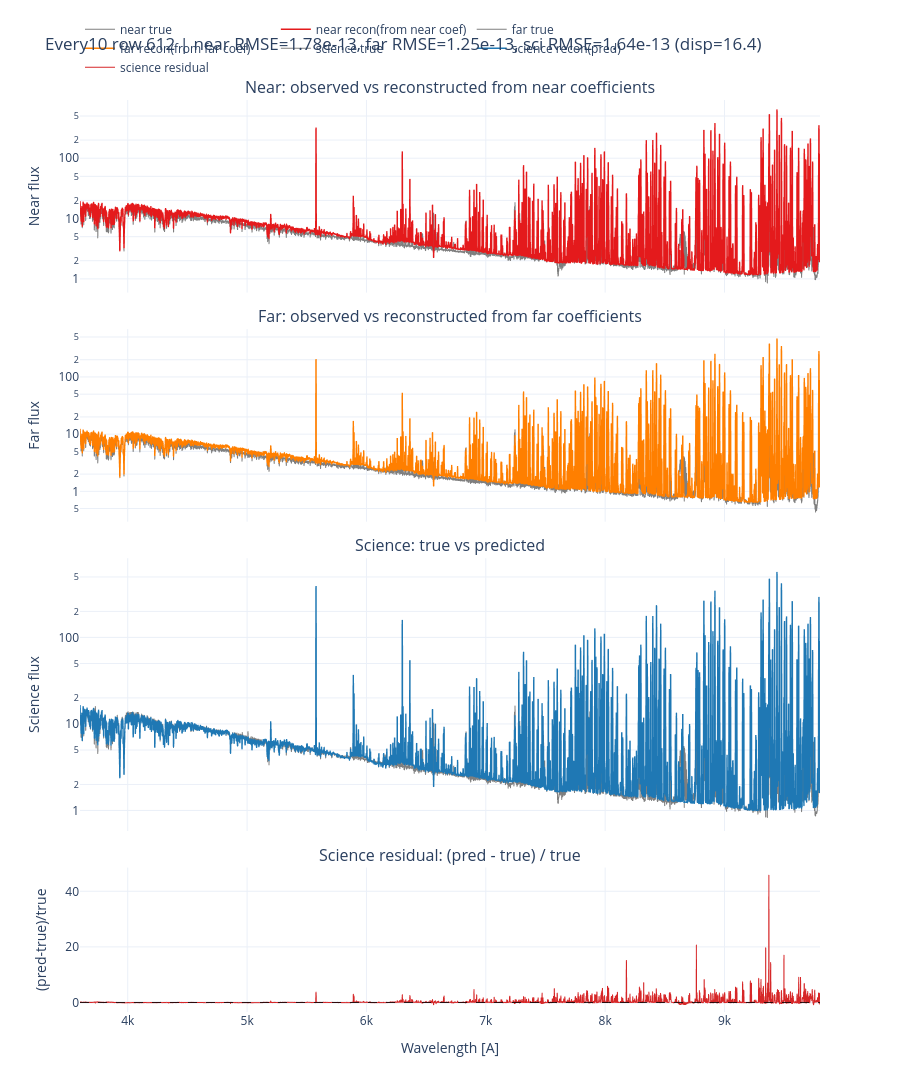
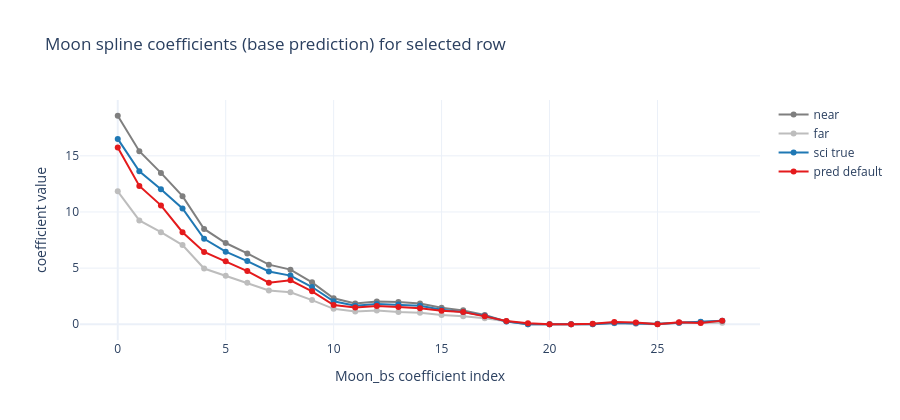

These figures' notebook cell, in order:
### Markdown cell above
## Copied Full-Spectrum Verification
The following verification cell is copied from the existing notebook and reconstructs a selected science row from predicted coefficients.

### Code cell
# Full-spectrum reconstruction test for a single requested row using default coefficients
import plotly.graph_objects as go

EVERY10_INPUT = "lvmsframe_median_stack_1.2.1_every10.fits"
EVERY10_NEAR = "lvmsframe_median_stack_1.2.1_every10_decomp_sky1.fits"
EVERY10_FAR = "lvmsframe_median_stack_1.2.1_every10_decomp_sky2.fits"
EVERY10_SCI = "lvmsframe_median_stack_1.2.1_every10_decomp_sci.fits"

# Set the row to reconstruct and inspect.
REQUESTED_ROW = 612

required = [
    "mlp_artifacts",
    "predict_sci_coefficients_default",
    "context_cols",
    "build_triplet_coef_dataset",
    "reconstruct_component_spectra",
    "_infer_base_dir_for_reconstruction",
    "_moon_bs_indices_from_names",
    "_row_spline_roughness",
]
missing = [k for k in required if k not in globals()]
if missing:
    raise RuntimeError("Run the training + residual-correction cells first. Missing: " + ", ".join(missing))

# 1) Load coefficients/context from every10 decomposition products.
e10_triplet = build_triplet_coef_dataset(
    input_fits_path=EVERY10_INPUT,
    sky_near_decomp_fits_path=EVERY10_NEAR,
    sky_far_decomp_fits_path=EVERY10_FAR,
    sci_decomp_fits_path=EVERY10_SCI,
    context_columns=context_cols,
    return_chi2=False,
)
n_e10 = int(e10_triplet["n_rows"])
row_index_e10 = np.asarray(e10_triplet["row_index"], dtype=np.int64)
coef_names_e10 = [str(n) for n in e10_triplet["coef_names"]]
moon_idx = _moon_bs_indices_from_names(coef_names_e10)

if moon_idx.size < 3:
    raise RuntimeError("Expected at least 3 Moon_bs coefficients for spline diagnostics")

# 2) Load observed spectra, wavelength grid, and LSF from every10 input.
with fits.open(EVERY10_INPUT) as hdul:
    for ext in ("FLUX_SKY_NEAR", "FLUX_SKY_FAR", "FLUX_SCI", "WAVE", "LSF_SCI"):
        if ext not in hdul:
            raise KeyError(f"Missing extension {ext} in {EVERY10_INPUT}")

    wave_arr = np.asarray(hdul["WAVE"].data, dtype=np.float64)
    flux_near_all = np.asarray(hdul["FLUX_SKY_NEAR"].data, dtype=np.float64)
    flux_far_all = np.asarray(hdul["FLUX_SKY_FAR"].data, dtype=np.float64)
    flux_sci_true_all = np.asarray(hdul["FLUX_SCI"].data, dtype=np.float64)
    lsf_sci_arr = np.asarray(hdul["LSF_SCI"].data, dtype=np.float64)

n_spec, n_wave = flux_sci_true_all.shape
if row_index_e10.size != n_e10:
    raise ValueError(f"Triplet row_index length mismatch: {row_index_e10.size} vs n_rows={n_e10}")
if np.any(row_index_e10 < 0) or np.any(row_index_e10 >= n_spec):
    raise ValueError(
        f"Triplet row_index contains values outside [0, {n_spec - 1}] for {EVERY10_INPUT}"
    )

idx_row = int(REQUESTED_ROW)
triplet_pos = np.flatnonzero(row_index_e10 == idx_row)
if triplet_pos.size == 0:
    raise IndexError(
        f"REQUESTED_ROW={idx_row} is not available in aligned triplet rows. "
        f"Choose one of e10_triplet['row_index'] (size={row_index_e10.size})."
    )
triplet_pos = int(triplet_pos[0])

# Normalize WAVE/LSF arrays to per-row vectors, then select requested row.
wave_row = wave_arr if wave_arr.ndim == 1 else wave_arr[idx_row]
lsf_row = lsf_sci_arr if lsf_sci_arr.ndim == 1 else lsf_sci_arr[idx_row]

flux_near_row = flux_near_all[idx_row]
flux_far_row = flux_far_all[idx_row]
flux_sci_true_row = flux_sci_true_all[idx_row]

# 3) Predict SCI coefficients for the requested row using global default path.
coef_pred_row_batch = predict_sci_coefficients_default(
    mlp_artifacts,
    coef_near_phys=e10_triplet["coef_near"][triplet_pos: triplet_pos + 1],
    coef_far_phys=e10_triplet["coef_far"][triplet_pos: triplet_pos + 1],
    ctx_near_phys=e10_triplet["ctx_near"][triplet_pos: triplet_pos + 1],
    ctx_far_phys=e10_triplet["ctx_far"][triplet_pos: triplet_pos + 1],
    ctx_sci_phys=e10_triplet["ctx_sci"][triplet_pos: triplet_pos + 1],
)
coef_pred_row = np.asarray(coef_pred_row_batch[0], dtype=np.float64)

# 3b) Moon_bs coefficient diagnostics (global prior already applied).
coef_near_row = np.asarray(e10_triplet["coef_near"][triplet_pos], dtype=np.float64)
coef_far_row = np.asarray(e10_triplet["coef_far"][triplet_pos], dtype=np.float64)
coef_sci_row = np.asarray(e10_triplet["coef_sci"][triplet_pos], dtype=np.float64)
moon_pred = coef_pred_row[moon_idx]
moon_near = coef_near_row[moon_idx]
moon_far = coef_far_row[moon_idx]
moon_true = coef_sci_row[moon_idx]

# 4) Reconstruct this row for SCI prediction and near/far self-consistency checks.
base_dir_guess = _infer_base_dir_for_reconstruction()
comps_sci = reconstruct_component_spectra(
    wave=wave_row,
    coef=coef_pred_row,
    lsf_sigma=lsf_row / 2.35,
    n_spline_knots=25,
    base_dir=base_dir_guess,
)
comps_near_from_near = reconstruct_component_spectra(
    wave=wave_row,
    coef=coef_near_row,
    lsf_sigma=lsf_row / 2.35,
    n_spline_knots=25,
    base_dir=base_dir_guess,
)
comps_far_from_far = reconstruct_component_spectra(
    wave=wave_row,
    coef=coef_far_row,
    lsf_sigma=lsf_row / 2.35,
    n_spline_knots=25,
    base_dir=base_dir_guess,
)

flux_sci_pred_row = np.asarray(comps_sci["total"], dtype=np.float64) / FACTOR
flux_near_recon_row = np.asarray(comps_near_from_near["total"], dtype=np.float64) / FACTOR
flux_far_recon_row = np.asarray(comps_far_from_far["total"], dtype=np.float64) / FACTOR

# 5) Single-row metrics.
resid_row = flux_sci_pred_row - flux_sci_true_row
rmse_row = float(np.sqrt(np.mean(resid_row ** 2)))
rmse_row_display = float(rmse_row * FACTOR)
mae_row = float(np.mean(np.abs(resid_row)))
rel_resid_row = resid_row / np.where(flux_sci_true_row != 0, flux_sci_true_row, np.nan)

rmse_near_recon = float(np.sqrt(np.mean((flux_near_recon_row - flux_near_row) ** 2)))
rmse_far_recon = float(np.sqrt(np.mean((flux_far_recon_row - flux_far_row) ** 2)))

print("Single-row reconstruction summary (every10, default coefficients)")
print(f"  row index (input file) = {idx_row}")
print(f"  row index (triplet pos) = {triplet_pos}")
print(f"  n_wave     = {n_wave}")
print("  predictor  = deep group-head MLP")
print(
    "  Moon_bs roughness: "
    f"pred={_row_spline_roughness(moon_pred):.4g}, "
    f"near={_row_spline_roughness(moon_near):.4g}, "
    f"far={_row_spline_roughness(moon_far):.4g}, "
    f"sci_true={_row_spline_roughness(moon_true):.4g}"
)
print(f"  near self-recon RMSE = {rmse_near_recon:.6g}")
print(f"  far self-recon RMSE  = {rmse_far_recon:.6g}")
print(f"  sci row RMSE         = {rmse_row:.6g}")
print(f"  sci row RMSE (x{FACTOR:.3g} display units) = {rmse_row_display:.6g}")
print(f"  sci row MAE          = {mae_row:.6g}")

# 6) Four-panel diagnostic plot:
#    row1: near observed vs reconstruction from near coefficients
#    row2: far observed vs reconstruction from far coefficients
#    row3: science true vs science prediction
#    row4: science relative residual
fig = make_subplots(
    rows=4,
    cols=1,
    shared_xaxes=True,
    vertical_spacing=0.04,
    subplot_titles=(
        "Near: observed vs reconstructed from near coefficients",
        "Far: observed vs reconstructed from far coefficients",
        "Science: true vs predicted",
        "Science residual: (pred - true) / true",
    ),
    row_heights=[0.24, 0.24, 0.34, 0.18],
)

fig.add_trace(
    go.Scattergl(
        x=wave_row,
        y=flux_near_row * FACTOR,
        mode="lines",
        name="near true",
        line=dict(color="#7f7f7f", width=1.0),
    ),
    row=1,
    col=1,
)
fig.add_trace(
    go.Scattergl(
        x=wave_row,
        y=flux_near_recon_row * FACTOR,
        mode="lines",
        name="near recon(from near coef)",
        line=dict(color="#e41a1c", width=1.4),
    ),
    row=1,
    col=1,
)

fig.add_trace(
    go.Scattergl(
        x=wave_row,
        y=flux_far_row * FACTOR,
        mode="lines",
        name="far true",
        line=dict(color="#7f7f7f", width=1.0),
    ),
    row=2,
    col=1,
)
fig.add_trace(
    go.Scattergl(
        x=wave_row,
        y=flux_far_recon_row * FACTOR,
        mode="lines",
        name="far recon(from far coef)",
        line=dict(color="#ff7f00", width=1.4),
    ),
    row=2,
    col=1,
)

fig.add_trace(
    go.Scattergl(
        x=wave_row,
        y=flux_sci_true_row * FACTOR,
        mode="lines",
        name="science true",
        line=dict(color="#7f7f7f", width=1.0),
    ),
    row=3,
    col=1,
)
fig.add_trace(
    go.Scattergl(
        x=wave_row,
        y=flux_sci_pred_row * FACTOR,
        mode="lines",
        name="science recon(pred)",
        line=dict(color="#1f78b4", width=1.4),
    ),
    row=3,
    col=1,
)

fig.add_trace(
    go.Scattergl(
        x=wave_row,
        y=rel_resid_row,
        mode="lines",
        name="science residual",
        line=dict(color="#d62728", width=1.0),
    ),
    row=4,
    col=1,
)
fig.add_hline(y=0, line=dict(color="black", width=0.8, dash="dash"), row=4, col=1)

fig.update_yaxes(type="log", title_text="Near flux", row=1, col=1)
fig.update_yaxes(type="log", title_text="Far flux", row=2, col=1)
fig.update_yaxes(type="log", title_text="Science flux", row=3, col=1)
fig.update_yaxes(type="linear", title_text="(pred-true)/true", row=4, col=1)
fig.update_xaxes(title_text="Wavelength [A]", row=4, col=1)

fig.update_layout(
    template="plotly_white",
    title=(
        f"Every10 row {idx_row} | near RMSE={rmse_near_recon:.3g}, "
        f"far RMSE={rmse_far_recon:.3g}, sci RMSE={rmse_row:.3g} (disp={rmse_row_display:.3g})"
    ),
    height=1160,
    legend=dict(orientation="h", yanchor="bottom", y=1.02, xanchor="left", x=0.0),
)
fig.show()

# 7) Moon spline coefficient diagnostic figure (global-prior result).
moon_axis = np.arange(moon_idx.size)
fig_moon = go.Figure()
fig_moon.add_trace(
    go.Scatter(
        x=moon_axis,
        y=moon_near,
        mode="lines+markers",
        name="near",
        line=dict(color="#7f7f7f"),
    )
)
fig_moon.add_trace(
    go.Scatter(
        x=moon_axis,
        y=moon_far,
        mode="lines+markers",
        name="far",
        line=dict(color="#bdbdbd"),
    )
)
fig_moon.add_trace(
    go.Scatter(
        x=moon_axis,
        y=moon_true,
        mode="lines+markers",
        name="sci true",
        line=dict(color="#1f78b4"),
    )
)
fig_moon.add_trace(
    go.Scatter(
        x=moon_axis,
        y=moon_pred,
        mode="lines+markers",
        name="pred default",
        line=dict(color="#e41a1c"),
    )
)
fig_moon.update_layout(
    template="plotly_white",
    title="Moon spline coefficients (base prediction) for selected row",
    xaxis_title="Moon_bs coefficient index",
    yaxis_title="coefficient value",
    height=420,
)
fig_moon.show()

### Figure 1 — Plotly figure (JSON) as saved in the notebook; plotly's stock layout.template omitted (floating-point values rounded to 4 significant figures; data arrays with more than 128 entries replaced by an {"elided": "..."} marker saying what was removed)
{"data": [{"line": {"color": "#7f7f7f", "width": 1}, "mode": "lines", "name": "near true", "type": "scattergl", "x": {"elided": "12401 float values"}, "xaxis": "x", "y": {"elided": "12401 float values"}, "yaxis": "y"}, {"line": {"color": "#e41a1c", "width": 1.4}, "mode": "lines", "name": "near recon(from near coef)", "type": "scattergl", "x": {"elided": "12401 float values"}, "xaxis": "x", "y": {"elided": "12401 float values"}, "yaxis": "y"}, {"line": {"color": "#7f7f7f", "width": 1}, "mode": "lines", "name": "far true", "type": "scattergl", "x": {"elided": "12401 float values"}, "xaxis": "x2", "y": {"elided": "12401 float values"}, "yaxis": "y2"}, {"line": {"color": "#ff7f00", "width": 1.4}, "mode": "lines", "name": "far recon(from far coef)", "type": "scattergl", "x": {"elided": "12401 float values"}, "xaxis": "x2", "y": {"elided": "12401 float values"}, "yaxis": "y2"}, {"line": {"color": "#7f7f7f", "width": 1}, "mode": "lines", "name": "science true", "type": "scattergl", "x": {"elided": "12401 float values"}, "xaxis": "x3", "y": {"elided": "12401 float values"}, "yaxis": "y3"}, {"line": {"color": "#1f78b4", "width": 1.4}, "mode": "lines", "name": "science recon(pred)", "type": "scattergl", "x": {"elided": "12401 float values"}, "xaxis": "x3", "y": {"elided": "12401 float values"}, "yaxis": "y3"}, {"line": {"color": "#d62728", "width": 1}, "mode": "lines", "name": "science residual", "type": "scattergl", "x": {"elided": "12401 float values"}, "xaxis": "x4", "y": {"elided": "12401 float values"}, "yaxis": "y4"}], "layout": {"annotations": [{"font": {"size": 16}, "showarrow": false, "text": "Near: observed vs reconstructed from near coefficients", "x": 0.5, "xanchor": "center", "xref": "paper", "y": 1, "yanchor": "bottom", "yref": "paper"}, {"font": {"size": 16}, "showarrow": false, "text": "Far: observed vs reconstructed from far coefficients", "x": 0.5, "xanchor": "center", "xref": "paper", "y": 0.7488, "yanchor": "bottom", "yref": "paper"}, {"font": {"size": 16}, "showarrow": false, "text": "Science: true vs predicted", "x": 0.5, "xanchor": "center", "xref": "paper", "y": 0.4976, "yanchor": "bottom", "yref": "paper"}, {"font": {"size": 16}, "showarrow": false, "text": "Science residual: (pred - true) / true", "x": 0.5, "xanchor": "center", "xref": "paper", "y": 0.1584, "yanchor": "bottom", "yref": "paper"}], "height": 1160, "legend": {"orientation": "h", "x": 0, "xanchor": "left", "y": 1.02, "yanchor": "bottom"}, "shapes": [{"line": {"color": "black", "dash": "dash", "width": 0.8}, "type": "line", "x0": 0, "x1": 1, "xref": "x4 domain", "y0": 0, "y1": 0, "yref": "y4"}], "title": {"text": "Every10 row 612 | near RMSE=1.78e-13, far RMSE=1.25e-13, sci RMSE=1.64e-13 (disp=16.4)"}, "xaxis": {"anchor": "y", "domain": [0, 1], "matches": "x4", "showticklabels": false}, "xaxis2": {"anchor": "y2", "domain": [0, 1], "matches": "x4", "showticklabels": false}, "xaxis3": {"anchor": "y3", "domain": [0, 1], "matches": "x4", "showticklabels": false}, "xaxis4": {"anchor": "y4", "domain": [0, 1], "title": {"text": "Wavelength [A]"}}, "yaxis": {"anchor": "x", "domain": [0.7888, 1], "title": {"text": "Near flux"}, "type": "log"}, "yaxis2": {"anchor": "x2", "domain": [0.5376, 0.7488], "title": {"text": "Far flux"}, "type": "log"}, "yaxis3": {"anchor": "x3", "domain": [0.1984, 0.4976], "title": {"text": "Science flux"}, "type": "log"}, "yaxis4": {"anchor": "x4", "domain": [0, 0.1584], "title": {"text": "(pred-true)/true"}, "type": "linear"}}}

### Figure 2 — Plotly figure (JSON) as saved in the notebook; plotly's stock layout.template omitted (floating-point values rounded to 4 significant figures)
{"data": [{"line": {"color": "#7f7f7f"}, "mode": "lines+markers", "name": "near", "type": "scatter", "x": [0, 1, 2, 3, 4, 5, 6, 7, 8, 9, 10, 11, 12, 13, 14, 15, 16, 17, 18, 19, 20, 21, 22, 23, 24, 25, 26, 27, 28], "y": [18.57, 15.41, 13.48, 11.41, 8.489, 7.236, 6.311, 5.308, 4.865, 3.731, 2.309, 1.846, 2.016, 1.974, 1.845, 1.479, 1.236, 0.8345, 0.2564, 0.006781, 4.915e-07, 4.087e-07, 0.02531, 0.1423, 0.1038, 0.03467, 0.1316, 0.2047, 0.276]}, {"line": {"color": "#bdbdbd"}, "mode": "lines+markers", "name": "far", "type": "scatter", "x": [0, 1, 2, 3, 4, 5, 6, 7, 8, 9, 10, 11, 12, 13, 14, 15, 16, 17, 18, 19, 20, 21, 22, 23, 24, 25, 26, 27, 28], "y": [11.84, 9.249, 8.201, 7.048, 4.965, 4.309, 3.695, 3.007, 2.841, 2.15, 1.373, 1.136, 1.23, 1.088, 1.031, 0.8278, 0.7121, 0.5284, 0.269, 0.03718, 2.865e-06, 2.398e-06, 0.0003105, 0.097, 0.04523, 2.282e-06, 0.1105, 0.1084, 0.1322]}, {"line": {"color": "#1f78b4"}, "mode": "lines+markers", "name": "sci true", "type": "scatter", "x": [0, 1, 2, 3, 4, 5, 6, 7, 8, 9, 10, 11, 12, 13, 14, 15, 16, 17, 18, 19, 20, 21, 22, 23, 24, 25, 26, 27, 28], "y": [16.51, 13.62, 12.02, 10.31, 7.605, 6.461, 5.625, 4.705, 4.334, 3.317, 2.048, 1.653, 1.806, 1.751, 1.64, 1.301, 1.098, 0.7595, 0.2516, 0.007579, 8.095e-07, 6.443e-07, 0.005048, 0.12, 0.07827, 0.02391, 0.1436, 0.228, 0.3212]}, {"line": {"color": "#e41a1c"}, "mode": "lines+markers", "name": "pred default", "type": "scatter", "x": [0, 1, 2, 3, 4, 5, 6, 7, 8, 9, 10, 11, 12, 13, 14, 15, 16, 17, 18, 19, 20, 21, 22, 23, 24, 25, 26, 27, 28], "y": [15.75, 12.32, 10.59, 8.197, 6.434, 5.613, 4.738, 3.698, 3.915, 2.929, 1.71, 1.494, 1.624, 1.537, 1.434, 1.211, 1.085, 0.702, 0.2848, 0.0944, 0.0002914, 8.939e-08, 0.04602, 0.1911, 0.1564, 0.004859, 0.1741, 0.1197, 0.322]}], "layout": {"height": 420, "title": {"text": "Moon spline coefficients (base prediction) for selected row"}, "xaxis": {"title": {"text": "Moon_bs coefficient index"}}, "yaxis": {"title": {"text": "coefficient value"}}}}
